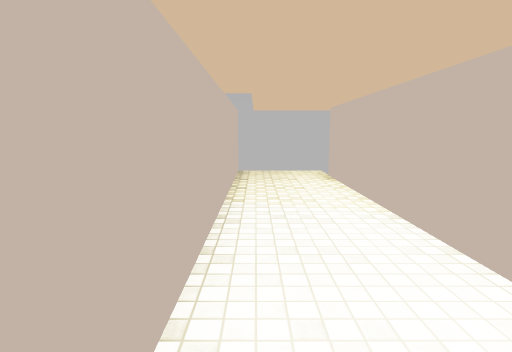
View 1 (above)

16 first-person views from a walk through a 3-D level made in the Unity game engine. The camera is 1.5 m above the floor, tilts 8° down and sees 80° across. The floor is counted in squares, 1 m on a side. Each view is taken from the middle of a square. On the plan, view 1 faces up. The plan holds only what a view shows up to about 15 squares ahead; the rest is blank. The player is left out. Some animated figures are left out. Door leaves are left out, so doorways stand open. Some surface patterns are stand-ins.

View 2
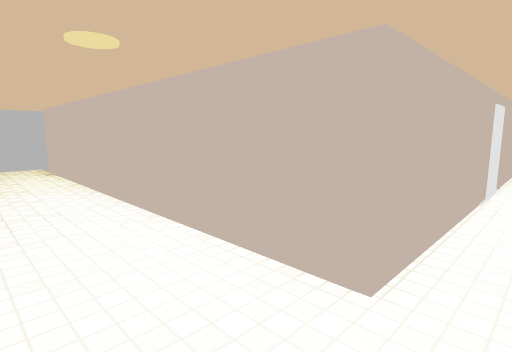

View 3
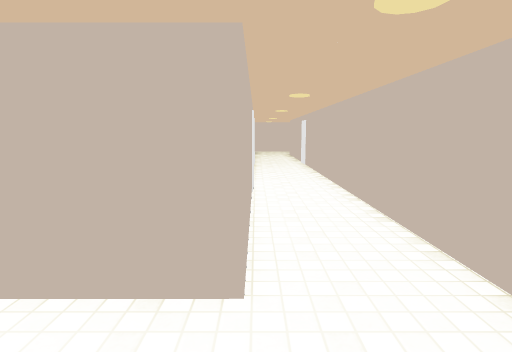

View 4
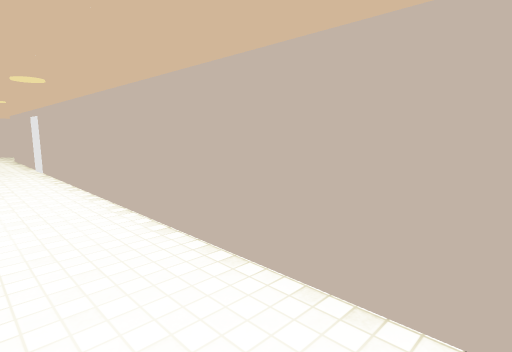

View 5
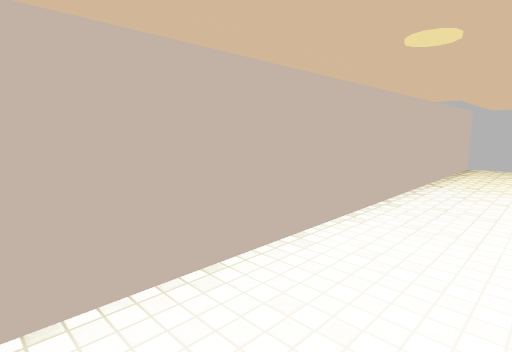

View 6
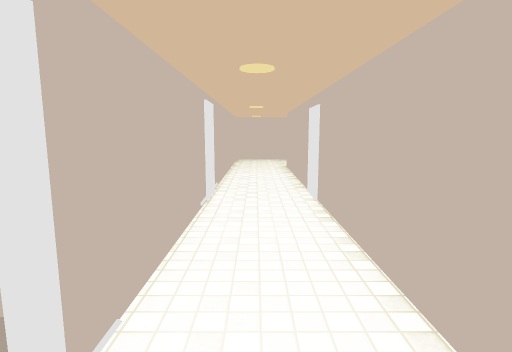

View 7
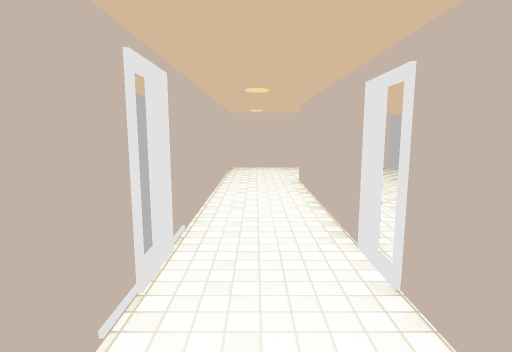

View 8
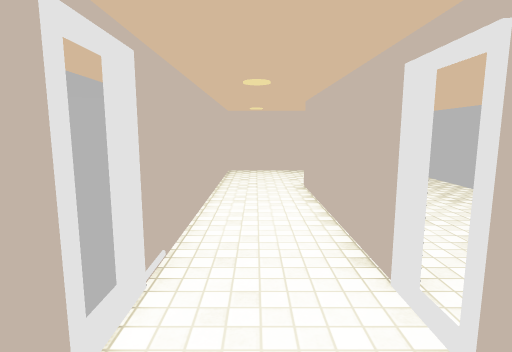

View 9
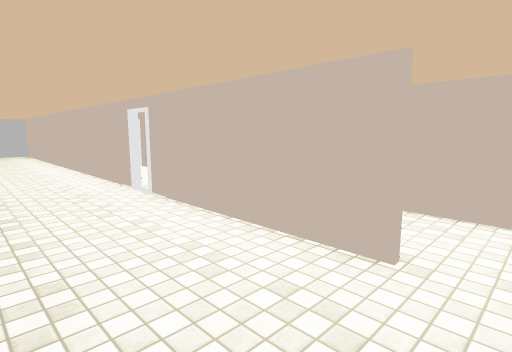

View 10
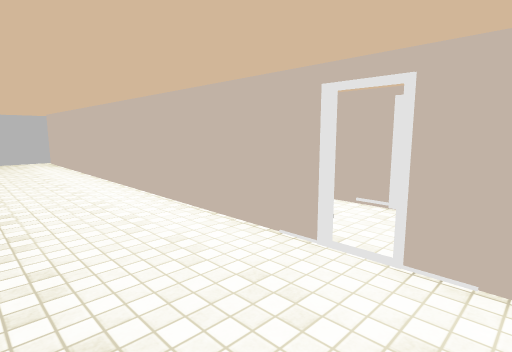

View 11
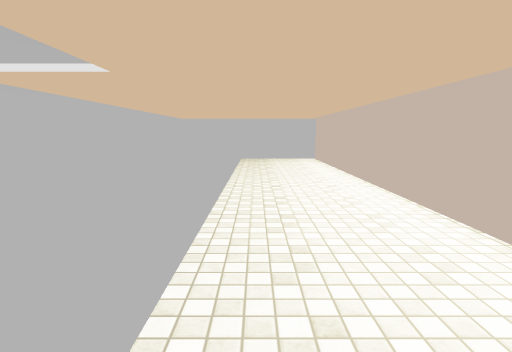

View 12
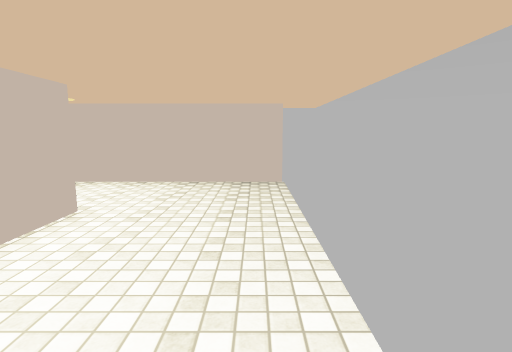

View 13
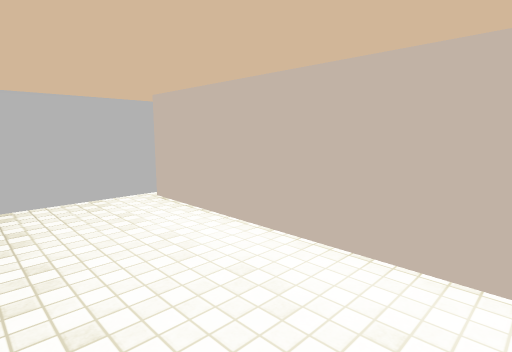

View 14
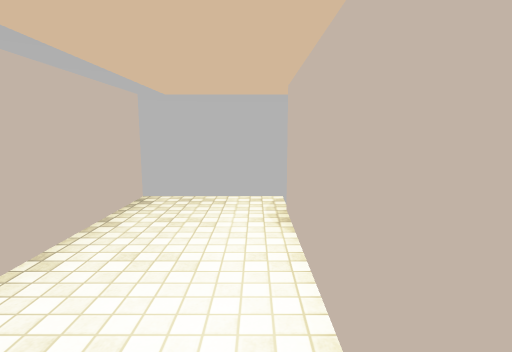

View 15
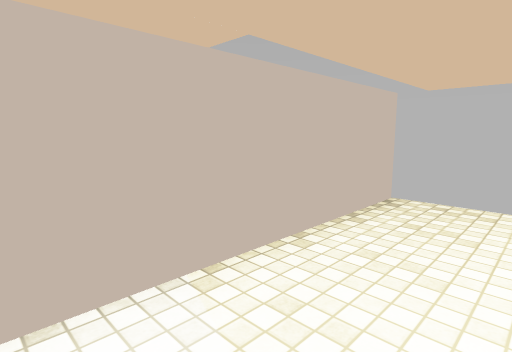

View 16
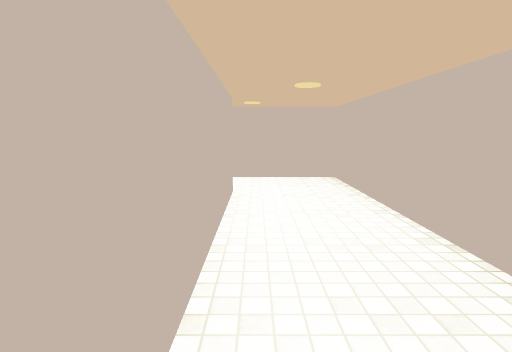

### Floor plan
Points are (right, up) in squares from view 1. A wall is a line through its corners. A room is listed if a view was taken in it or the views show most of it. See-through windows are left out.
Room 1 (views 1, 2, 3, 4, 5, 6, 7, 8, 14, 15, 16)
walls: (8.6, -1.9) (2.6, -1.9) (2.6, 11); (-0.7, 12.2) (-0.7, -4.4) (14.9, -4.4); (14.9, -1.9) (9.4, -1.9); (15.8, -4.4) (21.9, -4.4); (21.5, -1.9) (15.6, -1.9)
ways out: opening at (21, -3) to room 2; open door at (15.5, -4) to room 2; open door at (9, -2); open door at (15, -2); gap at (-1, 12)
Room 2 (views 9, 10, 11, 12, 13)
walls: (14.9, -4.5) (-1, -4.5); (21.9, -4.5) (15.8, -4.5); (25.4, -8.9) (25.4, -1.9) (21.5, -1.9)
ways out: opening at (21, -3) to room 1; open door at (15.5, -4) to room 1

Where each view was taken, in squares from view 1:
view 1: 0 up, 0 right, facing up
view 2: 3 down, 0 right, facing up-right
view 3: 2 down, 0 right, facing right
view 4: 2 down, 1 right, facing down-right
view 5: 3 down, 2 right, facing up-left
view 6: 3 down, 8 right, facing right
view 7: 3 down, 12 right, facing right
view 8: 3 down, 13 right, facing right
view 9: 8 down, 23 right, facing up-left
view 10: 8 down, 17 right, facing up-left
view 11: 8 down, 17 right, facing left
view 12: 8 down, 16 right, facing right
view 13: 8 down, 6 right, facing up-left
view 14: 5 up, 2 right, facing up
view 15: 5 up, 2 right, facing up-left
view 16: 6 up, 2 right, facing down
